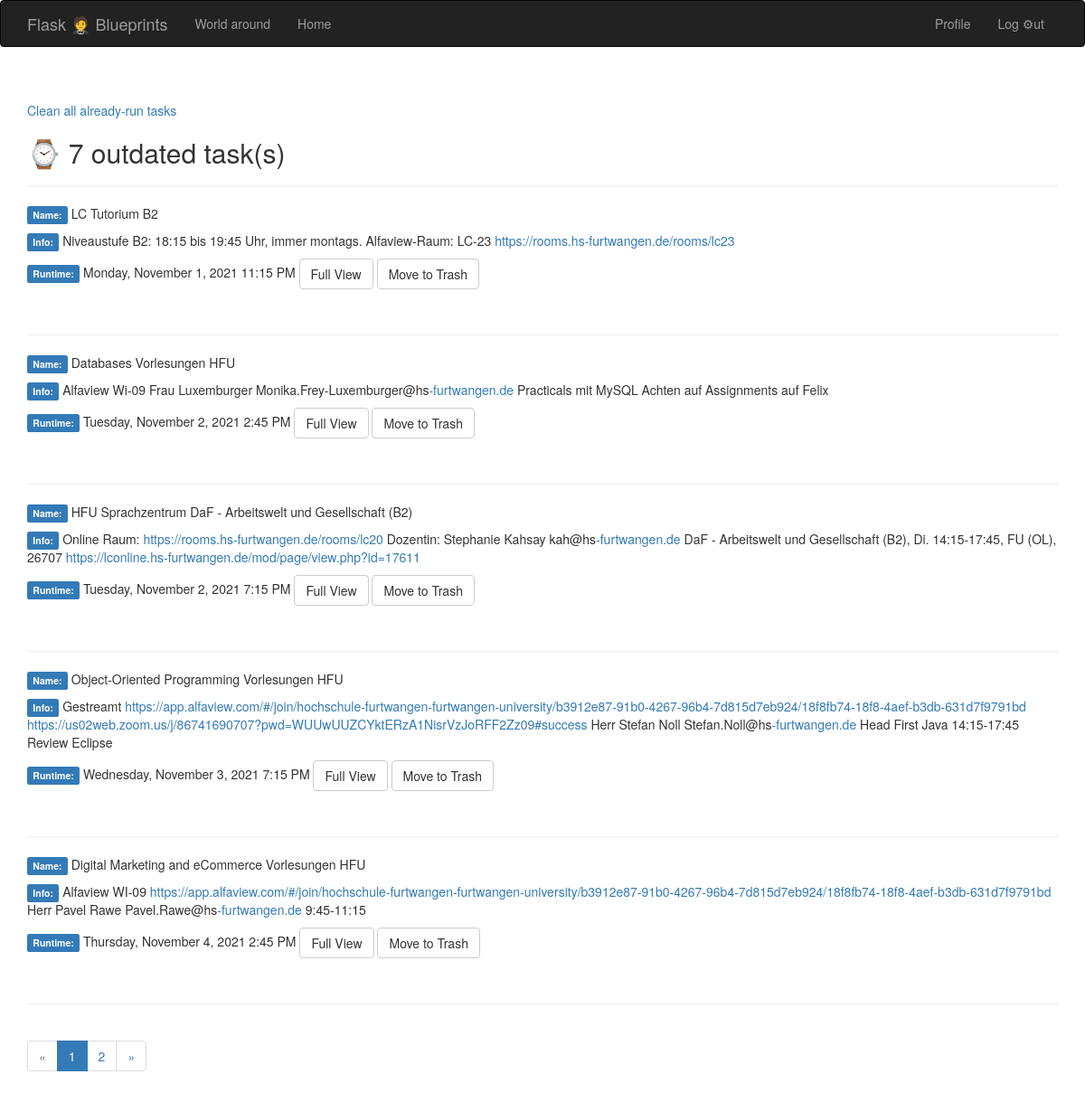
The app's page /namslife/outdatedtasks (signed in) with its own data.
### flask_blueprint/app/models.py (models this page shows, shortened)
class Namstask(db.Model):
    __tablename__ = 'namstasks'
    id = db.Column(db.Integer, primary_key=True)
    taskname = db.Column(db.Text, index=True)
    runtime = db.Column(db.DateTime, index=True)
    runtime_todayed = db.Column(db.Boolean, index=True)####
    finished = db.Column(db.Boolean, default=False, index=True)
    info = db.Column(db.Text)
    info_show = db.Column(db.Text)
    desc = db.Column(db.Text)
    result = db.Column(db.Text)
    priority = db.Column(db.Text)
    type_id = db.Column(db.Integer, db.ForeignKey('tasktypes.id'))   # db.ForeignKey('table_name.attr')
    thisinfo_creationtime = db.Column(db.DateTime, default=datetime.utcnow())
    thisinfo_lastupdatetime = db.Column(db.DateTime, default=datetime.utcnow())
    est_endtime = db.Column(db.DateTime)  ## New 20 Oct 2021
    overlapping = db.Column(db.Boolean) ## New 20 Oct 2021
    matching_searchrequest = db.Column(db.Boolean, default=False, index=True)
    alive = db.Column(db.Boolean, default=False, index=True)
    trashed = db.Column(db.Boolean, default=False, index=True)

### flask_blueprint/app/main/views.py (the view)
@main.route('/namslife/outdatedtasks', methods=['GET', 'POST'])
@admin_required
def outdatedtasks():
    outdatedtasks = [t for t in Namstask.query.filter_by(alive=False).all() if t.trashed!=True]
    numberof_outdatedtasks = len(outdatedtasks)
    page = request.args.get('page', 1, type=int)
    pagination = Namstask.query.filter_by(alive=False).filter(Namstask.trashed!=True).order_by(Namstask.runtime.asc()).\
                                            paginate(page, per_page=5, error_out=False)
    outdatedtasks = pagination.items
    return render_template("outdatedtasks.html", pagination=pagination, outdatedtasks=outdatedtasks, numberof_outdatedtasks=numberof_outdatedtasks)

### flask_blueprint/app/auth/views.py (called while the page is built)
@auth.before_app_request
def before_request():
    if current_user.is_authenticated \
            and not current_user.confirmed \
            and request.blueprint != 'auth' \
            and request.endpoint != 'static':
        return redirect(url_for('auth.unconfirmed'))   ### line 94: return render_template('auth/resendconfirmation.html', form=form)

@auth.before_app_request
def before_request():
    if current_user.is_authenticated:
        current_user.ping()
        if not current_user.confirmed \
                and request.endpoint \
                and request.blueprint != 'auth' \
                and request.endpoint != 'static':
            return redirect(url_for('auth.unconfirmed'))

### flask_blueprint/app/main/__init__.py (called while the page is built)
@main.app_context_processor
def inject_permissions():
    return dict(Permission=Permission)

@main.app_context_processor
def inject_abc():
    abc = "ABC is shown here!"
    return dict(abc=abc)

@main.app_context_processor
def inject_commentid():
    try:
        with open('commentid', 'r') as f:
            commentid = f.read()
    except FileNotFoundError:
        commentid = ''
    return dict(commentid=commentid)

### flask_blueprint/app/main/views.py (called while the page is built, shortened)
@main.after_app_request
def after_request(response):
    return response

### flask_blueprint/app/models.py (called while the page is built)
@login_manager.user_loader
def load_user(user_id):
    return User.query.get(int(user_id))

    def has_permission(self, perm):   ######
        return self.permissions & perm == perm

    def can(self, perm):
        return self.role is not None and self.role.has_permission(perm)

    def ping(self):
        self.last_seen = datetime.utcnow()
        db.session.add(self)
        db.session.commit()

### flask_blueprint/app/templates/outdatedtasks.html
{% extends "base__.html"%}
{% block page_content %}
<br><br><p><a href="/namslife/cleanoutdatedtasks">Clean all already-run tasks</a></p>
<h2>⌚ {{numberof_outdatedtasks}} outdated task(s)</h2><hr>
{% for t in outdatedtasks%}
<p><span class="label label-primary">Name:</span> {{t.taskname}}</p>
<p><span class="label label-primary">Info:</span> {% if t.info_show %}
                                                  {{ t.info_show | safe }}
                                                  {% else %}
                                                  {{ t.info }}
           {% endif %}</p>
<p><span class="label label-primary">Runtime:</span> {{moment(t.runtime, local=True).format('LLLL')}}
  <a class="btn btn-default" href="{{url_for('.taskfullview', task_id=t.id)}}">Full View</a> <a class="btn btn-default" href="{{url_for('.trashmovetask', task_id=t.id)}}">Move to Trash</a></p>
<br><hr>
{% endfor %}
{% import "_macrosforsearch.html" as macros %}
{{ macros.pagination_widget(pagination, '.tasktrashbin') }}
{% endblock %}

### records on screen
Namstask: taskname "LC Tutorium B2", info_show "Niveaustufe B2: 18:15 bis 19:45 Uhr, immer montags. Alfaview-Raum: LC-23 https://rooms.hs-furtwangen.de/rooms/lc23", runtime "Monday, November 1, 2021 11:15 PM"
Namstask: taskname "Databases Vorlesungen HFU", info_show "Alfaview Wi-09 Frau Luxemburger Monika.Frey-Luxemburger@hs -furtwangen.de Practicals mit MySQL Achten auf Assignments auf Felix", runtime "Tuesday, November 2, 2021 2:45 PM"
Namstask: taskname "HFU Sprachzentrum DaF - Arbeitswelt und Gesellschaft (B2)", info_show "Online Raum: https://rooms.hs-furtwangen.de/rooms/lc20 Dozentin: Stephanie Kahsay kah@hs -furtwangen.de DaF - Arbeitswelt und Gesellschaft (B2), Di. 14:15-17:45, FU (OL), 26707 https://lconline.hs-furtwangen.de/mod/page/view.php?id=17611", runtime "Tuesday, November 2, 2021 7:15 PM"
Namstask: taskname "Object-Oriented Programming Vorlesungen HFU", info_show "Gestreamt https://app.alfaview.com/#/join/hochschule-furtwangen-furtwangen-university/b3912e87-91b0-4267-96b4-7d815d7eb924/18f8fb74-18f8-4aef-b3db-631d7f9791bd https://us02web.zoom.us/j/86741690707?pwd=WUUwUUZCYktERzA1NisrVzJoRFF2Zz09#success Herr Stefan Noll Stefan.Noll@hs -furtwangen.de Head First Java 14:15-17:45 Review Eclipse", runtime "Wednesday, November 3, 2021 7:15 PM"
Namstask: taskname "Digital Marketing and eCommerce Vorlesungen HFU", info_show "Alfaview WI-09 https://app.alfaview.com/#/join/hochschule-furtwangen-furtwangen-university/b3912e87-91b0-4267-96b4-7d815d7eb924/18f8fb74-18f8-4aef-b3db-631d7f9791bd Herr Pavel Rawe Pavel.Rawe@hs -furtwangen.de 9:45-11:15", runtime "Thursday, November 4, 2021 2:45 PM"

### other values on screen
{{ numberof_outdatedtasks }} "7"
{{ p }} "1"
{{ p }} "2"
